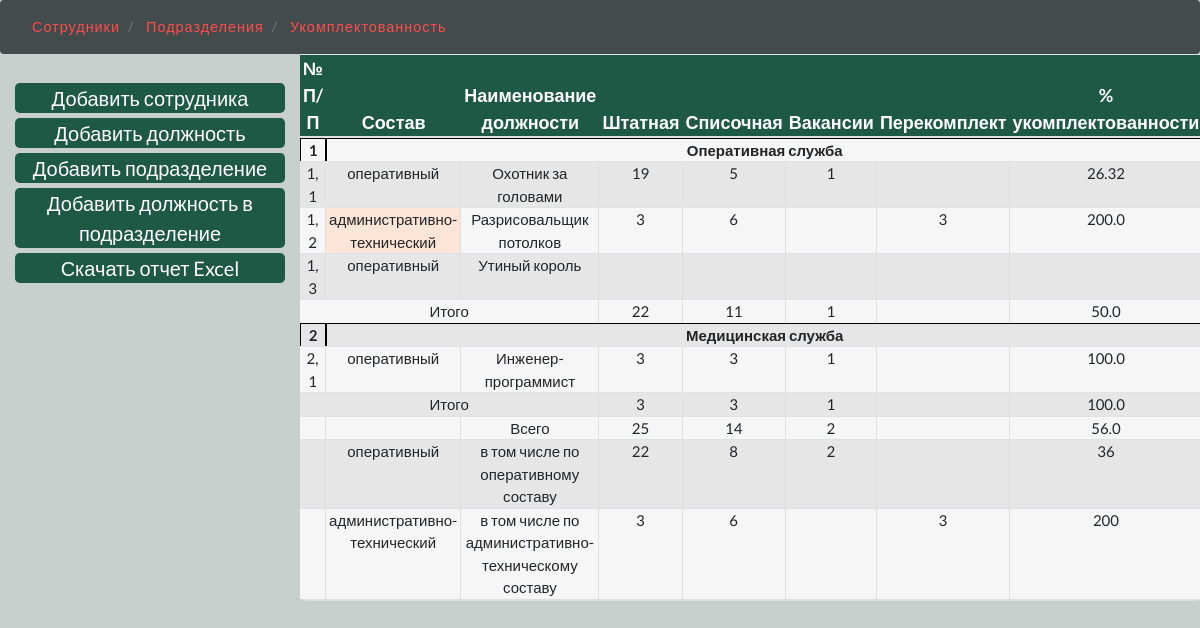
Before: /staffing/ with the older database file.
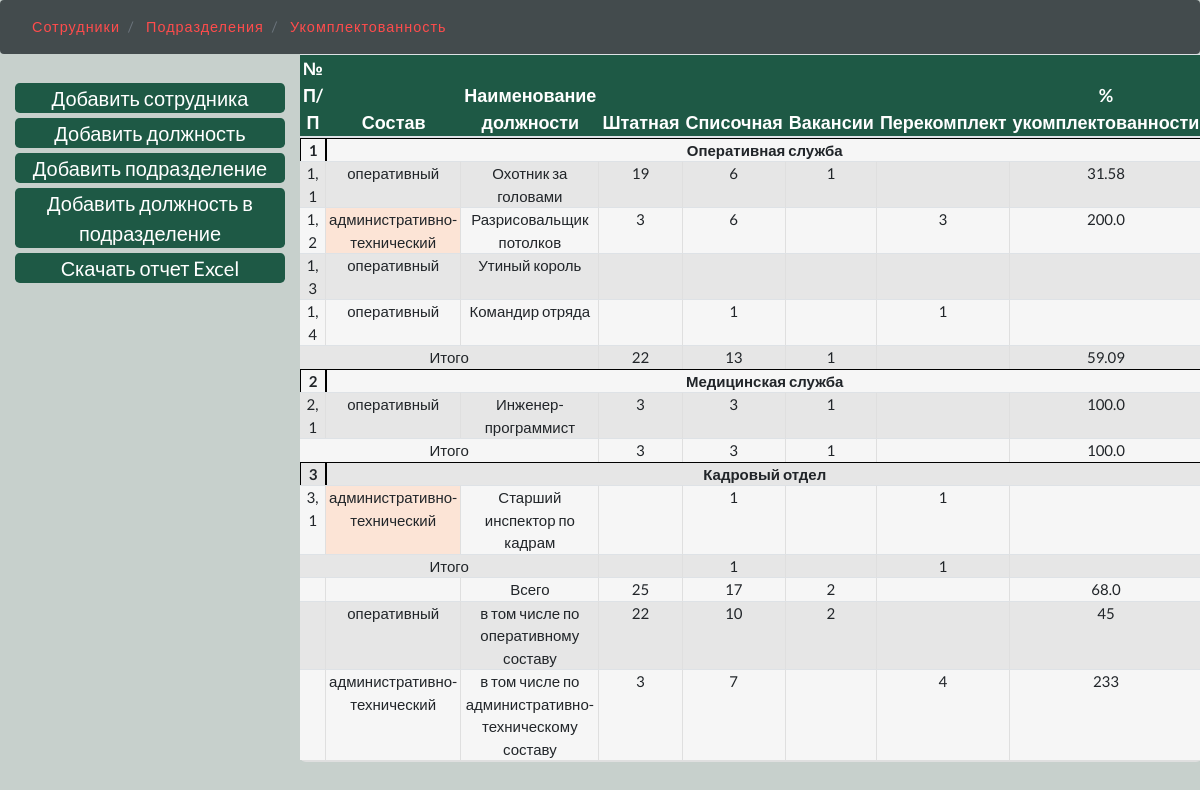
After: the same page with the newer database file.
### rescuers/apps/workers/models.py (models this page shows, shortened)
class Service(models.Model):
    name = models.CharField('Наименование', max_length=50)
    def get_service_state(self):
        return sum(PostState.objects.filter(post__service=self).values_list('standard_size', flat=True))
    def get_service_workers_number(self):
        return Worker.objects.filter(post__in=self.service_posts.all()).exclude(name='Вакансия').count()
    def get_service_vacancies_number(self):
        return Worker.objects.filter(post__in=self.service_posts.all(), name='Вакансия').count()
    def get_service_overstaffing(self):
        if self.get_service_workers_number() > self.get_service_state():
            return self.get_service_workers_number() - self.get_service_state()
        else:
            return 0
    def get_service_staffing_percent(self):
        if self.get_service_state() > 0:
            return round(self.get_service_workers_number() * 100 / self.get_service_state(), 2)
        else:
            return 0
    class Meta:
        verbose_name = "Служба"
        verbose_name_plural = "Службы"

class Post(models.Model):
    name = models.CharField('Наименование', max_length=100)
    operative = models.BooleanField('Принадлежность к оперативному составу')
    rescuer = models.BooleanField('Принадлежность к аттестованным спасателям')
    attestation_period = models.CharField('Время между аттестациями для должности(если необходимо)', max_length=20)
    SERVICE_CHOICES = (
                       ('мед', 'мед'),
                       ('проф', 'проф'),
                       ('опер', 'опер'),
                       )
    service_in_name = models.CharField('Служба (для вывода в названии должности)',help_text='Добавить при необходимости', choices=SERVICE_CHOICES, max_length=12, blank=True, default='')
    priority = models.PositiveSmallIntegerField('Приоритет вывода в списке', blank=True, default=9,
                                                help_text="Для командира отряда- 1; "
                                                          "Для зам.ком. отряда - 2; "
                                                          "Для пом.ком. отряда - 3; "
                                                          "Для ком. взвода     - 4; "
                                                          "Для зам.ком.взвода  - 5; "
                                                          "Для пом.ком. взвода - 6; "
                                                          "Для ком.отдел.      - 7; "
                                                          "Для респираторщика  - 8; "
                                                          "Для остальных по умолчанию - 9.")
    service = models.ForeignKey(Service, on_delete=models.SET_NULL, null=True,
                                blank=True, default=None, related_name='service_posts')
    def get_post_state(self):
        return sum(self.post_state.values_list('standard_size', flat=True))
    def get_post_workers_number(self):
        return Worker.objects.filter(post=self).exclude(name='Вакансия').count()
    def get_post_vacancies_number(self):
        return Worker.objects.filter(post=self, name='Вакансия').count()
    def get_overstaffing(self):
        if self.get_post_workers_number() > self.get_post_state():
            return self.get_post_workers_number() - self.get_post_state()
    def get_staffing_percent(self):
        if self.get_post_state() > 0:
            return round(self.get_post_workers_number() * 100 / self.get_post_state(), 2)
    class Meta:
        verbose_name = "Должность"
        verbose_name_plural = "Должности"

### rescuers/apps/workers/views.py (the view)
# urls.py: path('staffing/', StaffingView.as_view(), name='staffing'),
class StaffingView(ListView, FilterSearchFields, State):
    model = Service
    template_name = 'workers/staffing.html'
    def get_context_data(self, *args, **kwargs):
        context = super().get_context_data(*args, **kwargs)
        """Общий штат"""
        context['state_number'] = self.get_state_workers_number()
        context['workers_number'] = self.get_workers_number()
        context['vacancies_number'] = self.get_vacancies_number()
        context['overstaffing'] = self.get_overstaffing()
        context['staffing_percent'] = self.get_staffing_percent()
        """Оперативный состав"""
        context['operative_state'] = self.get_state_operative_number()
        context['operative_number'] = self.get_operative_number()
        context['operative_vacancies'] = self.get_operative_vacancies_number()
        context['operative_overstaffing'] = self.get_operative_overstaffing_number()
        context['operative_staffing_percent'] = self.get_operative_staffing_percent()
        """Административно-технический состав"""
        context['admin_state'] = self.get_state_admin_number()
        context['admin_number'] = self.get_admin_number()
        context['admin_vacancies'] = self.get_admin_vacancies_number()
        context['admin_overstaffing'] = self.get_admin_overstaffing_number()
        context['admin_staffing_percent'] = self.get_admin_staffing_percent()
        return context

### rescuers/apps/workers/templatetags/is_zero.py (called while the page is built)
@register.filter
def is_zero(value):
    if not value:
        return ''
    else:
        return value

### rescuers/apps/workers/templatetags/to_str.py (called while the page is built)
@register.filter
def to_str(value):
        return f'{value}'

### rescuers/apps/workers/views.py (called while the page is built)
    def get_state_workers_number(self):
        return sum(PostState.objects.all().values_list('standard_size', flat=True).order_by())

    def get_overstaffing(self):
        if self.get_workers_number() > self.get_state_workers_number():
            return self.get_workers_number() - self.get_state_workers_number()
        else:
            return 0

    def get_staffing_percent(self):
        if self.get_state_workers_number() > 0:
            return round(self.get_workers_number() * 100 / self.get_state_workers_number(), 2)
        else:
            return 0

    def get_state_operative_number(self):
        return sum(PostState.objects.filter(post__operative=True).values_list('standard_size', flat=True).order_by())

    def get_operative_number(self):
        return Worker.objects.filter(post__operative=True).exclude(name='Вакансия').count()

    def get_operative_vacancies_number(self):
        return Worker.objects.filter(post__operative=True, name='Вакансия').count()

    def get_operative_overstaffing_number(self):
        if self.get_operative_number() > self.get_state_operative_number():
            return self.get_operative_number() - self.get_state_operative_number()
        else:
            return 0

    def get_operative_staffing_percent(self):
        if self.get_state_operative_number() > 0:
            return round(self.get_operative_number() * 100 / self.get_state_operative_number())
        else:
            return 0

    def get_state_admin_number(self):
        return sum(PostState.objects.filter(post__operative=False).values_list('standard_size', flat=True).order_by())

    def get_admin_number(self):
        return Worker.objects.filter(post__operative=False).exclude(name='Вакансия').count()

    def get_admin_vacancies_number(self):
        return Worker.objects.filter(post__operative=False, name='Вакансия').count()

    def get_admin_overstaffing_number(self):
        if self.get_admin_number() > self.get_state_admin_number():
            return self.get_admin_number() - self.get_state_admin_number()
        else:
            return 0

    def get_admin_staffing_percent(self):
        if self.get_state_admin_number() > 0:
            return round(self.get_admin_number() * 100 / self.get_state_admin_number())
        else:
            return 0

### rescuers/templates/workers/staffing.html (shortened to what this page needs)
{% extends 'workers/base.html' %}
{% load to_str is_zero static  %}
{% block content %}
<div class="side-bar col-lg-3 mt-4">
    <div>
            <a class="work_btn" href="{% url 'workers:new_worker' %}">Добавить сотрудника</a>
            <a class="work_btn" href="{% url 'workers:new_post' %}">Добавить должность</a>
            <a class="work_btn" href="{% url 'workers:new_division' %}">Добавить подразделение</a>
            <a class="work_btn" href="{% url 'workers:new_post_state' %}">Добавить должность в подразделение</a>
            <a class="work_btn" href="{% url 'sendfile:get_document' %}">Скачать отчет Excel</a>
    </div>
</div>
<div class="tab_cont">
    <div class="table_wrapper">
        <table class="table" id="tab" >
            <thead>
            <tr>
                <th>№ П/П</th>
                <th>Состав</th>
                <th>Наименование должности</th>
                <th>Штатная</th>
                <th>Списочная</th>
                <th>Вакансии</th>
                <th>Перекомплект</th>
                <th>% укомплектованности</th>
            </tr>
            </thead>
            <tbody>
            {% for service in service_list %}
            <tr class="service_head" >
                <td>{{ forloop.counter }}</td>
                <td colspan="7">{{ service.name }}</td>
            </tr>
            {% for post in service.service_posts.all %}
            <tr>
                <td >{{ forloop.parentloop.counter|to_str }}, {{forloop.counter|to_str }}</a></td>
                <td {% if post.operative %}> оперативный {% else %} class='admin_staff'> административно-технический {% endif %}</td>
                <td>{{ post.name }}</td>
                <td>{{ post.get_post_state|is_zero }}</td>
                <td>{{ post.get_post_workers_number|is_zero }}</td>
                <td>{{ post.get_post_vacancies_number|is_zero }}</td>
                <td>
                    {% if  post.get_post_workers_number > post.get_post_state %}
                    {{ post.get_overstaffing|is_zero }}
                    {% endif %}
                </td>
                <td>
                    {% if post.get_post_state %}
                    {{ post.get_staffing_percent|is_zero }}
                    {% endif %}
                </td>
            </tr>
            {% endfor %}
            <tr>
                <td colspan="3">Итого</td>
                <td>
                    {{ service.get_service_state|is_zero }}
                </td>
                <td>{{ service.get_service_workers_number|is_zero }}</td>
                <td>{{ service.get_service_vacancies_number|is_zero }}</td>
                <td>{{ service.get_service_overstaffing|is_zero }}</td>
                <td>{{ service.get_service_staffing_percent|is_zero }}</td>
            </tr>
            {% endfor %}
            <tr>
                <td></td>
                <td></td>
                <td>Всего</td>
                <td>{{ state_number|is_zero }}</td>
                <td>{{ workers_number|is_zero }}</td>
                <td>{{ vacancies_number|is_zero }}</td>
                <td>
                </td>
                <td>{% if state_number %}
                    {{ staffing_percent }}
                    {% endif %}
                </td>
            </tr>
            <tr>
                <td></td>
                <td>оперативный</td>
                <td>в том числе по оперативному составу</td>
                <td>{{ operative_state|is_zero }}</td>
                <td>{{ operative_number|is_zero }}</td>
                <td>{{ operative_vacancies|is_zero }}</td>
                <td>
                </td>
                <td>{% if operative_state %}
                    {{ operative_staffing_percent }}
                    {% endif %}
                </td>
            </tr>
            <tr>
                <td></td>
                <td>административно-технический</td>
                <td>в том числе по административно-техническому составу</td>
                <td>{{ admin_state|is_zero }}</td>
                <td>{{ admin_number|is_zero }}</td>
                <td>{{ admin_vacancies|is_zero }}</td>
                <td>{% if  admin_number > admin_state %}
                    {{ admin_overstaffing }}
                    {% endif %}
                </td>
                <td>{% if admin_state %}
                    {{ admin_staffing_percent }}
                    {% endif %}
                </td>
            </tr>
            </tbody>
        </table>
    </div>
</div>
{% endblock content %}

### rescuers/templates/workers/base.html (shortened to what this page needs)
{% extends 'base.html' %}
{% block base %}
    <section class="ab-info-main py-md-0 py-0 editContent" style="padding-left: 0rem; padding-right: 0rem;">
        {% block container %}
            <div class="container-fluid">
        {% endblock container %}
            <div class="row">
                {% block content %}
                {% endblock content %}
            </div>
                <div class="pt-5">
                </div>
        </div>
    </section>
{% endblock base %}

### rescuers/templates/base.html (shortened to what this page needs)
<!DOCTYPE html>
{% load static %}
<html lang="ru">
<head>
    <link rel="stylesheet" href="{% static 'css/bootstrap.css' %}">
    <link rel="stylesheet" href="{% static 'css/style.css' %}" type="text/css" media="all">
    <link href="{% static 'css/font-awesome.css' %}" rel="stylesheet">
    <link href="{% static 'css/tables.css' %}" rel="stylesheet">
</head>
<body style="background-color:#C7D0CC">
    <div>
    <ol class="breadcrumb editContent" style="background-color:#434B4D">
        <li class="breadcrumb-item">
            <a href="{% url 'workers:home_page' %}" class="editContent">Сотрудники</a>
        </li>
        <li class="breadcrumb-item">
            <a href="{% url 'workers:divisions' %}" class="editContent">Подразделения</a>
        </li>
        <li class="breadcrumb-item">
            <a href="{% url 'workers:staffing' %}" class="editContent">Укомплектованность</a>
        </li>
    </ol>
    {% block base %}
    {% endblock base %}
    </div>
</body>
</html>

### static/css/style.css (style rules this page uses)
html, body { margin: 0; font-size: 100%; background: #C7D0CC; font-family: 'Lato', sans-serif; scroll-behavior: smooth; }
body a { text-decoration: none; transition: 0.5s all; -webkit-transition: 0.5s all; -moz-transition: 0.5s all; -o-transition: 0.5s all; -ms-transition: 0.5s all; }
.breadcrumb, ol { margin-bottom: 0 !important; }
li > a:only-child:after { content: ''; }
ol.breadcrumb { background: none; margin: 0; padding: 1em 2em; background: #f7f7f7; }
li.breadcrumb-item { font-size: 0.9em; letter-spacing: 1px; }
li.breadcrumb-item a { color: #ff4c4c; }
.work_btn { display: block; width: 100%; text-align: center; margin: 5px 0px; background-color: #1E5945; border-radius: 0.3rem; font-size: 20px; color: white; }

### static/css/tables.css (style rules this page uses)
table { width: 95%; text-align: center; border-bottom: 2px solid #dfdfdf; border-radius: 6px; border-collapse: separate; border-spacing: 0px; font-size:15px; margin-bottom: 0px; !important }
table thead tr { color: #ffffff; font-weight: bold; background: #1E5945; height: 14px; }
table tr td { border-right: 1px solid #dfdfdf; height: 14px; }
table tr td:last-child { border-right: 0px; }
table tbody tr:nth-child(1n) { background: #f6f6f6; }
table tbody tr:nth-child(2n) { background: #e6e6e6; }
.table tbody tr td, .table tbody tr th { height: 16px; padding:0 3px }
.table thead tr th { height: 40px; padding:0 3px; font-size: 18px; }
.table_wrapper { width: 100%; height: calc(100% - 100px); display: block; box-sizing: border-box; overflow-y: scroll; scroll-behavior: smooth; max-height: 800px; min-height: 100%; }
#tab { margin-bottom: 0px; }
.tab_cont { height:100%; width:75%; }
.admin_staff { background-color: #fce4d6; }
.service_head td { font-weight: bold; border-top: 1px solid black; border-right: 1px solid black; border-left: 1px solid black; }

Changed rows visible on the page:
computed for Service "Оперативная служба": get_service_workers_number|is_zero "11" → "13"; get_service_staffing_percent|is_zero "50.0" → "59.09"
computed for Post "Охотник за головами": get_post_workers_number|is_zero "5" → "6"; get_staffing_percent|is_zero "26.32" → "31.58"
added Post: operative "оперативный", name "Командир отряда", get_post_workers_number|is_zero "1", get_overstaffing|is_zero "1", shown under Service "Оперативная служба"
added Service: name "Кадровый отдел", get_service_workers_number|is_zero "1", get_service_overstaffing|is_zero "1"
added Post: operative "административно-технический", name "Старший инспектор по кадрам", get_post_workers_number|is_zero "1", get_overstaffing|is_zero "1", shown under "Кадровый отдел"
Other visible differences:
{{ workers_number|is_zero }}: "14" → "17"
{{ staffing_percent }}: "56.0" → "68.0"
{{ operative_number|is_zero }}: "8" → "10"
{{ operative_staffing_percent }}: "36" → "45"
{{ admin_number|is_zero }}: "6" → "7"
{{ admin_overstaffing }}: "3" → "4"
{{ admin_staffing_percent }}: "200" → "233"
